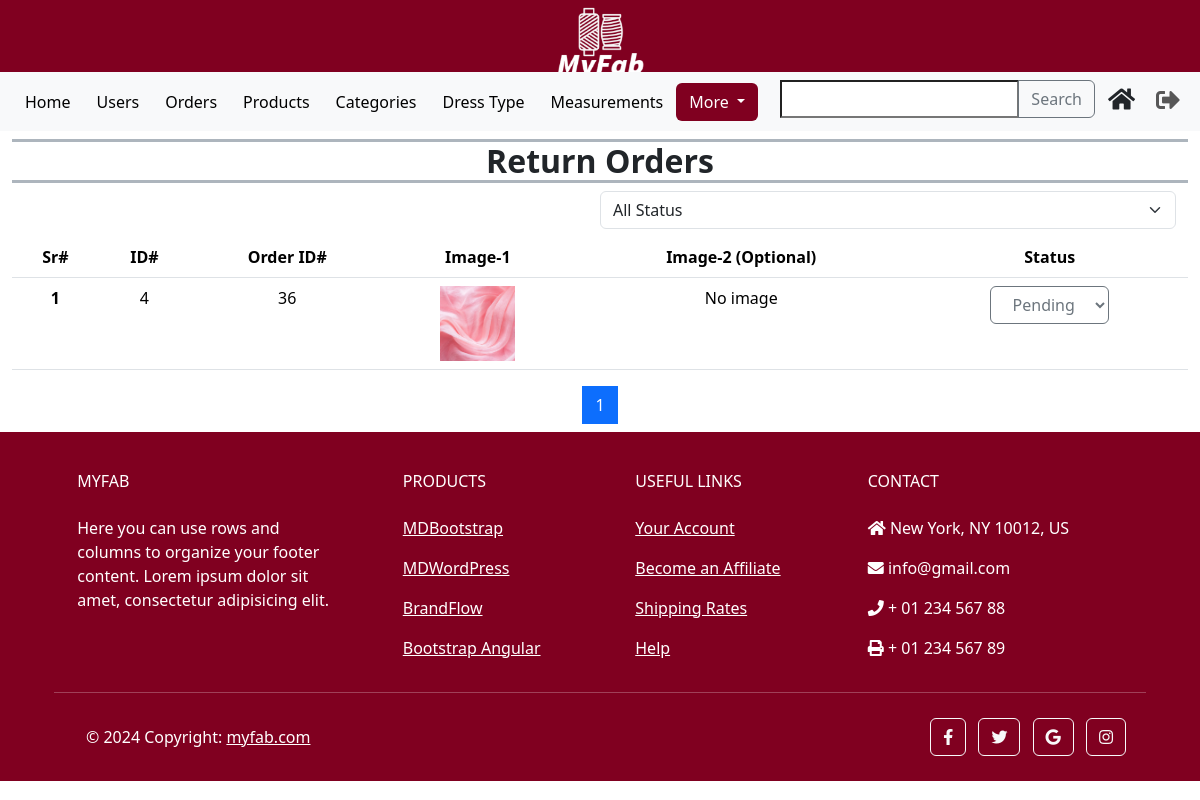
Page /custom_admin/returns/ (signed in) on the earlier database version.
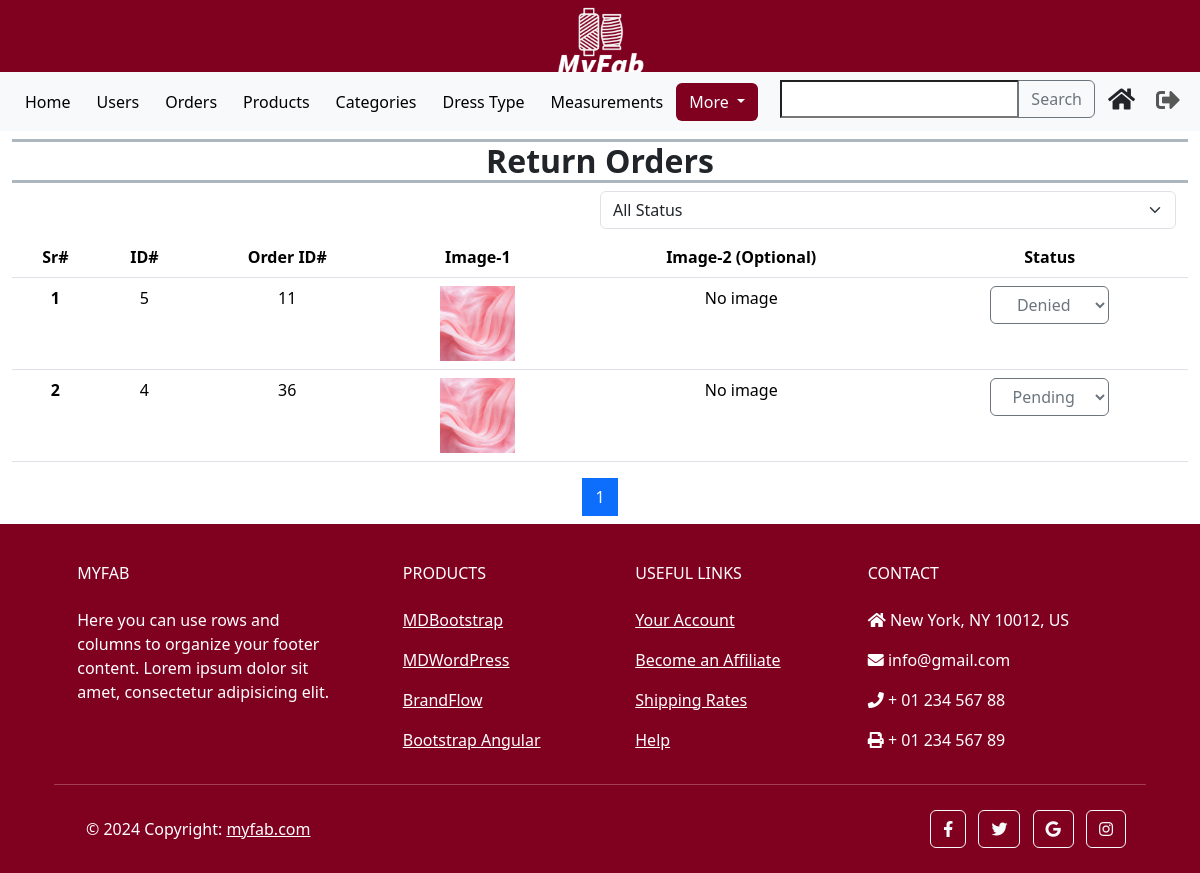
Same page on the later database version.
### orders/models.py (models this page shows, shortened)
class ReturnOrder(models.Model):
    STATUS_CHOICES = [
        ('P', 'Pending'),
        ('A', 'Approved'),
        ('D', 'Denied'),
        ('S', 'Shipping'),
        ('R', 'Received'),
    ]
    order_id = models.ForeignKey(Order, on_delete=models.PROTECT)
    reason = models.TextField(null=False, blank=False)
    image_1 = models.ImageField(upload_to='images/return_order', null=False, blank=False)
    image_2 = models.ImageField(upload_to='images/return_order', null=True, blank=True)
    status = models.CharField(max_length=10, null=False, choices=STATUS_CHOICES, default='P')

class Order(models.Model):
    PAYMENT_CHOICES = [
        ('P', 'Prepaid'),
        ('C', 'Cash On Delivery'),
    ]
    STATUS_CHOICES = [
        ('P', 'Pending'),
        ('S', 'Shipping'),
        ('D', 'Delivered'),
        ('C', 'Cancelled'),
        ('R', 'Returned'),
    ]
    customer_id = models.ForeignKey(CustomUser, on_delete=models.CASCADE)
    product_id = models.ForeignKey(Product, on_delete=models.CASCADE)
    order_type = models.IntegerField(null=False)
    quantity = models.DecimalField(max_digits=10, decimal_places=2, default=0)
    price = models.DecimalField(max_digits=10, decimal_places=2, default=0)
    add_date = models.DateField(auto_now_add=True)
    payment_method = models.CharField(max_length=10, null=False, choices=PAYMENT_CHOICES)
    status = models.CharField(max_length=10, null=False, choices=STATUS_CHOICES, default='P')
    address = models.ForeignKey(Address, on_delete=models.PROTECT)
    order_measurements = models.TextField(null=True, default=None, blank=True)

### custom_admin/views.py (the view, shortened to what this page needs)
# urls.py: path('returns/', AdminReturnsView.as_view(), name = 'admin_order_return'),
class AdminReturnsView(View):
    def get(self, request):
        returns = ReturnOrder.objects.all().order_by('-id')
        paginator = Paginator(returns, 10)
        page_number = request.GET.get('page')
        try:
            paged_returns = paginator.page(page_number)
        except PageNotAnInteger:
            paged_returns = paginator.page(1)
        except EmptyPage:
            paged_returns = paginator.page(paginator.num_pages)
        start_serial_number = (paged_returns.number - 1) * paginator.per_page + 1
        serial_numbers = list(range(start_serial_number, start_serial_number + len(paged_returns)))
        zipped_data = zip(serial_numbers, paged_returns)
        context = {'zipped_data': zipped_data, 'returns': paged_returns}
        return render(request, 'admin_returns.html', context)

### templates/admin_returns.html (shortened to what this page needs)
{% extends 'admin_base.html' %}
{% load static %}
{% load custom_filters %}
{% block content %}
    <nav class="navbar navbar-expand-lg bg-body-tertiary">
        <div class="container-fluid">
        <div class="collapse navbar-collapse" id="navbarSupportedContent">
            <ul class="navbar-nav d-flex align-items-center me-auto mb-2 mb-lg-0">
                <li class="nav-item">
                    <a class="btn text-black" href="{% url "custom_admin:admin_home" %}">
                        Home
                    </a>
                </li>
                <li class="nav-item">
                    <a class="btn text-black" href="{% url "custom_admin:admin_users" %}" >
                        Users
                    </a>
                </li>
                <li class="nav-item">
                    <a class="btn text-black" href="{% url "custom_admin:admin_orders" %}">
                        Orders
                    </a>
                </li>
                <li class="nav-item">
                    <a class="btn text-black" href="{% url "custom_admin:admin_products" %}" >
                        Products
                    </a>
                </li>
                <li class="nav-item">
                    <a class="btn text-black" href="{% url "custom_admin:admin_categories" %}">
                        Categories
                    </a>
                </li>
                <li class="nav-item">
                    <a class="btn text-black" href="{% url "custom_admin:admin_usages" %}" >
                        Dress Type
                    </a>
                </li>
                <li class="nav-item">
                    <a class="btn text-black" href="{% url "custom_admin:admin_measurements" %}">
                        Measurements
                    </a>
                </li>
                <li class="nav-item dropdown">
                    <a class="btn text-white dropdown-toggle" href="#" role="button" data-bs-toggle="dropdown"
                        aria-expanded="false" style=" background-color: #800020;">
                        More
                    </a>
                </li>
            </ul>
            <ul class="navbar-nav d-flex flex-row justify-content-center  ms-auto mb-2 mb-lg-0">
                <li class="nav-item">
                    <form id="search-form">
                        <div class="input-group">
                            <input type="text" id="search-input" name="query">
                            <button class="btn btn-outline-secondary" type="submit">Search</button>
                        </div>
                    </form>
                </li>
                <li class="nav-item ms-3 ms-lg-0">
                    <a class="btn" href="{% url "main:home" %}"
                        data-toggle="tooltip" title="User Home">
                        <i style="font-size:24px" class="fa">&#xf015;</i>
                    </a>
                </li>
                <li class="nav-item ms-3 ms-lg-0">
                    <form action="{% url 'accounts:logout' %}" method="post">
                        <button type="submit" class="nav-link" style="border: none; background: none;"
                            data-toggle="tooltip" title="Logout">
                            <i style='font-size:24px' class='fas'>&#xf2f5;</i>
                        </button>
                    </form>
                </li>
            </ul>
        </div>
        </div>
    </nav>
    <section class="container-fluid mb-2">
        <div class="container-fluid text-center px-0">
            <h5 class="border-bottom border-top border-3 border-dark-subtle fw-bold fs-2 fs-lg-5 mt-2">
               Return Orders
            </h5>
        </div>
        <div class="container-fluid d-flex justify-content-end">
            <select class="form-select w-50 mb-2" id="return-status" name="return-status">
                <option value="All" selected>All Status</option>
              </select>
        </div>
        <div class="row h-100">
            <div class="col-12">
                <div class="table-responsive text-center">
                    <table class="table  table-hover">
                        <thead>
                        <tr>
                            <th scope="col">Sr#</th>
                            <th scope="col">ID#</th>
                            <th scope="col">Order ID#</th>
                            <th scope="col">Image-1</th>
                            <th scope="col">Image-2 (Optional)</th>
                            <th scope="col">
                                <span id="return-status-heading">
                                    Status
                                </span>
                            </th>
                        </tr>
                        </thead>
                        <tbody id="return-table-body">
                            {% for serial_number, return in zipped_data %}
                            <tr>
                                <th scope="row">{{ serial_number }}</th>
                                <td>{{ return.id }}</td>
                                <td>{{ return.order_id.id }}</td>
                                <td>
                                    <a href="{{ return.image_1.url }}" target="_blank">
                                        <img class="thumbnail-image" src="{{ return.image_1.url }}" alt="{{ return.id }} Image-1">
                                    </a>
                                </td>
                                <td>
                                    {% if return.image_2 %}
                                    <a href="{{ return.image_2.url }}" target="_blank">
                                        <img class="thumbnail-image" src="{{ return.image_1.url }}" alt="{{ return.id }} Image-2">
                                    </a>
                                    {% else %}
                                    <p class="">No image</p>
                                    {% endif %}
                                </td>
                                <td>
                                    <select class="status-select btn btn-outline-secondary"
                                        data-return-id="{{ return.id }}"
                                        onchange="changeReturnStatus(this)">
                                    {% for status in return.STATUS_CHOICES %}
                                        <option value="{{ status.0 }}" {% if return.status == status.0 %} selected {% endif %}>
                                            {{ status.1 }}
                                        </option>
                                    {% endfor %}
                                    </select>
                                </td>
                            </tr>
                            {% endfor %}
                        </tbody>
                    </table>
                </div>
                <div class="pagination justify-content-center">
                    {% for page in returns.paginator.page_range %}
                    <a href="?page={{ page }}" class="page-link {% if returns.number == page %}active{% endif %}">{{ page }}</a>
                    {% endfor %}
                </div>
            </div>
        </div>
    </section>
{% endblock content %}

### templates/admin_base.html (shortened to what this page needs)
{% load static %}
{% load custom_filters %}
<!DOCTYPE html>
<html lang="en">
<head>
    <link rel="stylesheet" href="https://cdnjs.cloudflare.com/ajax/libs/font-awesome/5.15.4/css/all.min.css">
    <link rel="stylesheet" href="{% static "./css/bootstrap.css" %}">
    <link rel="stylesheet" href="{% static "./css/style.css" %}">
</head>
<body>
    <header class="header" style="height: 6vw; background-color: #800020;">
        <div class="container" style="max-height: 100%;">
            <img class="logo" style="max-width: 8%; display: block; margin: auto;" src="{% static 'images/MyFAB_transparent.png' %}" alt="Header_Logo">
        </div>
    </header>
        {% block content %}{% endblock %}
    <footer
            class="text-center text-lg-start text-white"
            style="background-color: #800020"
            >
      <div class="container p-4 pb-0">
        <section class="">
          <div class="row">
            <div class="col-md-3 col-lg-3 col-xl-3 mx-auto mt-3">
              <h6 class="text-uppercase mb-4 font-weight-bold">
                MyFAB
              </h6>
              <p>
                Here you can use rows and columns to organize your footer
                content. Lorem ipsum dolor sit amet, consectetur adipisicing
                elit.
              </p>
            </div>
            <div class="col-md-2 col-lg-2 col-xl-2 mx-auto mt-3">
              <h6 class="text-uppercase mb-4 font-weight-bold">Products</h6>
              <p>
                <a class="text-white">MDBootstrap</a>
              </p>
              <p>
                <a class="text-white">MDWordPress</a>
              </p>
              <p>
                <a class="text-white">BrandFlow</a>
              </p>
              <p>
                <a class="text-white">Bootstrap Angular</a>
              </p>
            </div>
            <div class="col-md-3 col-lg-2 col-xl-2 mx-auto mt-3">
              <h6 class="text-uppercase mb-4 font-weight-bold">
                Useful links
              </h6>
              <p>
                <a class="text-white">Your Account</a>
              </p>
              <p>
                <a class="text-white">Become an Affiliate</a>
              </p>
              <p>
                <a class="text-white">Shipping Rates</a>
              </p>
              <p>
                <a class="text-white">Help</a>
              </p>
            </div>
            <div class="col-md-4 col-lg-3 col-xl-3 mx-auto mt-3">
              <h6 class="text-uppercase mb-4 font-weight-bold">Contact</h6>
              <p><i class="fas fa-home mr-3"></i> New York, NY 10012, US</p>
              <p><i class="fas fa-envelope mr-3"></i> info@gmail.com</p>
              <p><i class="fas fa-phone mr-3"></i> + 01 234 567 88</p>
              <p><i class="fas fa-print mr-3"></i> + 01 234 567 89</p>
            </div>
          </div>
        </section>
        <hr class="my-3">
        <section class="p-3 pt-0">
          <div class="row d-flex align-items-center">
            <div class="col-md-7 col-lg-8 text-center text-md-start">
              <div class="p-3">
                © 2024 Copyright:
                <a class="text-white" href="https://mdbootstrap.com/"
                   >myfab.com</a
                  >
              </div>
            </div>
            <div class="col-md-5 col-lg-4 ml-lg-0 text-center text-md-end">
              <a
                 class="btn btn-outline-light btn-floating m-1"
                 class="text-white"
                 role="button"
                 ><i class="fab fa-facebook-f"></i
                ></a>
              <a
                 class="btn btn-outline-light btn-floating m-1"
                 class="text-white"
                 role="button"
                 ><i class="fab fa-twitter"></i
                ></a>
              <a
                 class="btn btn-outline-light btn-floating m-1"
                 class="text-white"
                 role="button"
                 ><i class="fab fa-google"></i
                ></a>
              <a
                 class="btn btn-outline-light btn-floating m-1"
                 class="text-white"
                 role="button"
                 ><i class="fab fa-instagram"></i
                ></a>
            </div>
          </div>
        </section>
      </div>
    </footer>
</body>
</html>

### templates/admin_returns.html (style rules this page uses)
.thumbnail-image { max-width: 75px; max-height: 75px; width: auto; height: auto; display: block; margin: auto; }

Differences in the rows shown:
added ReturnOrder: serial_number "1", id "5", order_id.id "11", image_1 (picture), image_2 "No image", status+id "Denied"
computed for ReturnOrder "Pending": serial_number "1" → "2"
